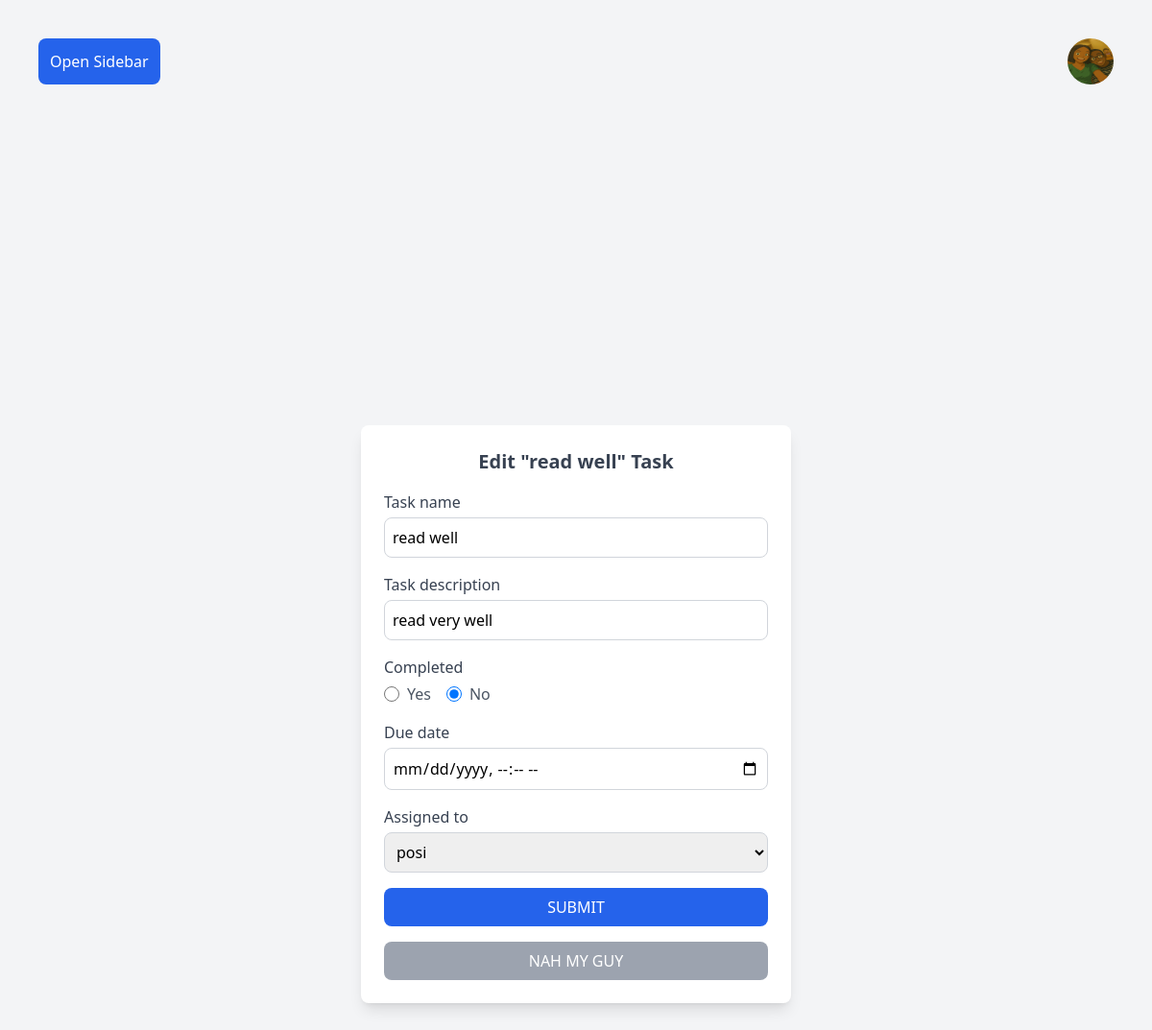
Page /task/2/2/edit_task/ (signed in) on the committed database.
### projectmanagement/models.py (models this page shows, shortened)
class Profile(models.Model):
    owner = models.OneToOneField(User,related_name = 'profile',on_delete=models.CASCADE)
    profile_image = models.ImageField(upload_to = 'profile_images/')

class Task(models.Model):
    choice_field = [
        (True,'Yes'),
        (False,'No'),
    ]
    owner = models.ForeignKey(User,on_delete= models.CASCADE)
    project = models.ForeignKey(Project,related_name = 'tasks',on_delete= models.CASCADE)
    task_name = models.CharField(max_length=100)
    task_description = models.CharField(max_length=1000)
    completed = models.BooleanField(default=False,choices=choice_field)
    created_at = models.DateTimeField(auto_now_add=True)
    updated_at = models.DateTimeField(auto_now=True)
    due_date = models.DateTimeField(default=timezone.now)
    past_due_date = models.BooleanField(default=False,choices=choice_field)
    assigned_by = models.ForeignKey(User,related_name='assigned_by',on_delete=models.SET_NULL,null=True,blank=True)
    assigned_to = models.ForeignKey(User,related_name='assigned_to',on_delete=models.SET_NULL,null=True,blank=True)

### projectmanagement/views.py (the view, shortened to what this page needs)
# urls.py: path('task/<int:task_id>/', views.edit_task, name='edit_task'),
@login_required
def edit_task(request,task_id,project_id):
    task = get_object_or_404(Task,id=task_id)
    form = TaskForm(instance=task)
    return render(request,'edit_task.html',{'form':form,'task':task})

### projectmanagement/forms.py
class TaskForm(forms.ModelForm):
    def __init__(self,*args,**kwargs):
        super(TaskForm,self).__init__(*args,**kwargs)
        user_choices = [(user.id,user.username) for user in User.objects.all()]
        self.fields['assigned_to'].choices = user_choices
    class Meta:
        model=Task
        fields= ['task_name','task_description','completed','due_date','assigned_to']
        widgets = {
            'completed':forms.RadioSelect(),
            'due_date':forms.DateTimeInput({'type':'datetime-local'}),
            'assigned_to':forms.Select(),
        }

### projectmanagement/templates/i4project/edit_task.html (shortened to what this page needs)
{% extends "index.html" %}
{% block content %}
<div class="flex justify-center items-center min-h-screen">
    <div class="bg-white p-6 rounded-lg shadow-lg w-full max-w-md">
        <h2 class="text-xl font-bold text-gray-700 mb-4 text-center">
            Edit "{{ task.task_name }}" Task
        </h2>
        <form method="post" class="space-y-4">
            {% for field in form %}
                <div>
                    <label class="block text-gray-700 font-medium mb-1">{{ field.label }}</label>
                    {% if field.name == 'assigned_to' %}
                        <select
                            name="{{ field.name }}"
                            class="w-full p-2 border border-gray-300 rounded-lg focus:ring-2 focus:ring-blue-400"
                        >
                            {% for option in field.field.queryset %}
                                <option
                                    value="{{ option.id }}"
                                >
                                    {{ option.username }}
                                </option>
                            {% endfor %}
                        </select>
                    {% elif field.field.widget.input_type == "radio" %}
                        <div class="flex gap-4">
                            {% for choice in field.field.choices %}
                                <label class="flex items-center space-x-2">
                                    <input
                                        type="radio"
                                        name="{{ field.name }}"
                                        value="{{ choice.0 }}"
                                        {% if field.value == choice.0 %} checked {% endif %}
                                        class="w-4 h-4 text-blue-600 border-gray-300 focus:ring-2 focus:ring-blue-400"
                                    >
                                    <span class="text-gray-600">{{ choice.1 }}</span>
                                </label>
                            {% endfor %}
                        </div>
                    {% else %}
                        <input
                            type="{{ field.field.widget.input_type }}"
                            name="{{ field.name }}"
                            value="{{ field.value|default_if_none:'' }}"
                            class="w-full p-2 border border-gray-300 rounded-lg focus:ring-2 focus:ring-blue-400"
                        >
                    {% endif %}
                </div>
            {% endfor %}
            <button
                type="submit"
                class="w-full bg-blue-600 text-white py-2 rounded-lg hover:bg-blue-500 transition"
            >
                SUBMIT
            </button>
        </form>
        <button
            onclick="window.location.href='{% url 'project_details' project_id=task.project.id %}'"
            class="w-full bg-gray-400 text-white py-2 rounded-lg hover:bg-gray-500 transition mt-4"
        >
            NAH MY GUY
        </button>
    </div>
</div>
{% endblock %}

### projectmanagement/templates/i4project/index.html (shortened to what this page needs)
<!DOCTYPE html>
<html lang="en">
<head>
    <script src="https://cdn.tailwindcss.com"></script>
</head>
<body class="bg-gray-100 p-6 md:p-10">
    <div class="flex justify-between">
    <label for="sidebarToggle" class="justify-start p-3 bg-blue-600 text-white rounded-lg cursor-pointer hover:bg-blue-500 transition">
        Open Sidebar
    </label>
    <div class="flex justify-end">
    <a href="{% url 'profile' user_id=user.id %}" >
        {% if user.profile.profile_image %}
        <img src="{{ user.profile.profile_image.url }}"
        alt="" class="w-12 h-12 rounded-full">
        {% else %}
        <img src="/static/images/default-profile.png" alt="Default Profile" class="w-12 h-12 rounded-full">
        {% endif %}
    </a>
    </div>
    </div>
    {% block content %}{% endblock %}
</body>
</html>

### rows in the picture
Task: task_name "read well", task_name "read well" "read very well"

### other values in the picture
{{ field.label }} "Task name" "Task description" "Completed" "Due date" "Assigned to"
{{ choice.1 }} "Yes" "No"
form field assigned_to "posi"
